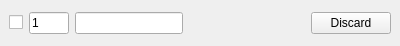
<?xml version="1.0" encoding="UTF-8"?>
<ui version="4.0">
 <class>itemFrame</class>
 <widget class="QWidget" name="itemFrame">
  <property name="geometry">
   <rect>
    <x>0</x>
    <y>0</y>
    <width>400</width>
    <height>46</height>
   </rect>
  </property>
  <property name="sizePolicy">
   <sizepolicy hsizetype="Preferred" vsizetype="Preferred">
    <horstretch>0</horstretch>
    <verstretch>0</verstretch>
   </sizepolicy>
  </property>
  <property name="windowTitle">
   <string>Shopping List</string>
  </property>
  <layout class="QGridLayout">
   <property name="margin">
    <number>9</number>
   </property>
   <property name="spacing">
    <number>6</number>
   </property>
   <item row="0" column="2">
    <layout class="QHBoxLayout" name="itemLayout">
     <item>
      <widget class="QCheckBox" name="haveFoundCheckBox">
       <property name="text">
        <string/>
       </property>
      </widget>
     </item>
     <item>
      <widget class="QLineEdit" name="numberOfItems">
       <property name="maximumSize">
        <size>
         <width>40</width>
         <height>16777215</height>
        </size>
       </property>
       <property name="toolTip">
        <string>Write number of units</string>
       </property>
       <property name="text">
        <string>1</string>
       </property>
      </widget>
     </item>
     <item>
      <widget class="QLineEdit" name="itemName">
       <property name="toolTip">
        <string>Write item</string>
       </property>
       <property name="text">
        <string extracomment="Item"/>
       </property>
      </widget>
     </item>
     <item>
      <spacer name="horizontalSpacer">
       <property name="orientation">
        <enum>Qt::Horizontal</enum>
       </property>
       <property name="sizeHint" stdset="0">
        <size>
         <width>40</width>
         <height>20</height>
        </size>
       </property>
      </spacer>
     </item>
     <item>
      <widget class="QDialogButtonBox" name="deleteButton">
       <property name="standardButtons">
        <set>QDialogButtonBox::Discard</set>
       </property>
       <property name="centerButtons">
        <bool>false</bool>
       </property>
      </widget>
     </item>
    </layout>
   </item>
  </layout>
 </widget>
 <tabstops>
  <tabstop>itemName</tabstop>
  <tabstop>numberOfItems</tabstop>
  <tabstop>haveFoundCheckBox</tabstop>
  <tabstop>deleteButton</tabstop>
 </tabstops>
 <resources/>
 <connections>
  <connection>
   <sender>deleteButton</sender>
   <signal>clicked(QAbstractButton*)</signal>
   <receiver>itemName</receiver>
   <slot>clear()</slot>
   <hints>
    <hint type="sourcelabel">
     <x>222</x>
     <y>20</y>
    </hint>
    <hint type="destinationlabel">
     <x>195</x>
     <y>20</y>
    </hint>
   </hints>
  </connection>
  <connection>
   <sender>deleteButton</sender>
   <signal>clicked(QAbstractButton*)</signal>
   <receiver>numberOfItems</receiver>
   <slot>clear()</slot>
   <hints>
    <hint type="sourcelabel">
     <x>253</x>
     <y>24</y>
    </hint>
    <hint type="destinationlabel">
     <x>62</x>
     <y>32</y>
    </hint>
   </hints>
  </connection>
 </connections>
 <slots>
  <slot>newItem_clicked()</slot>
 </slots>
</ui>
